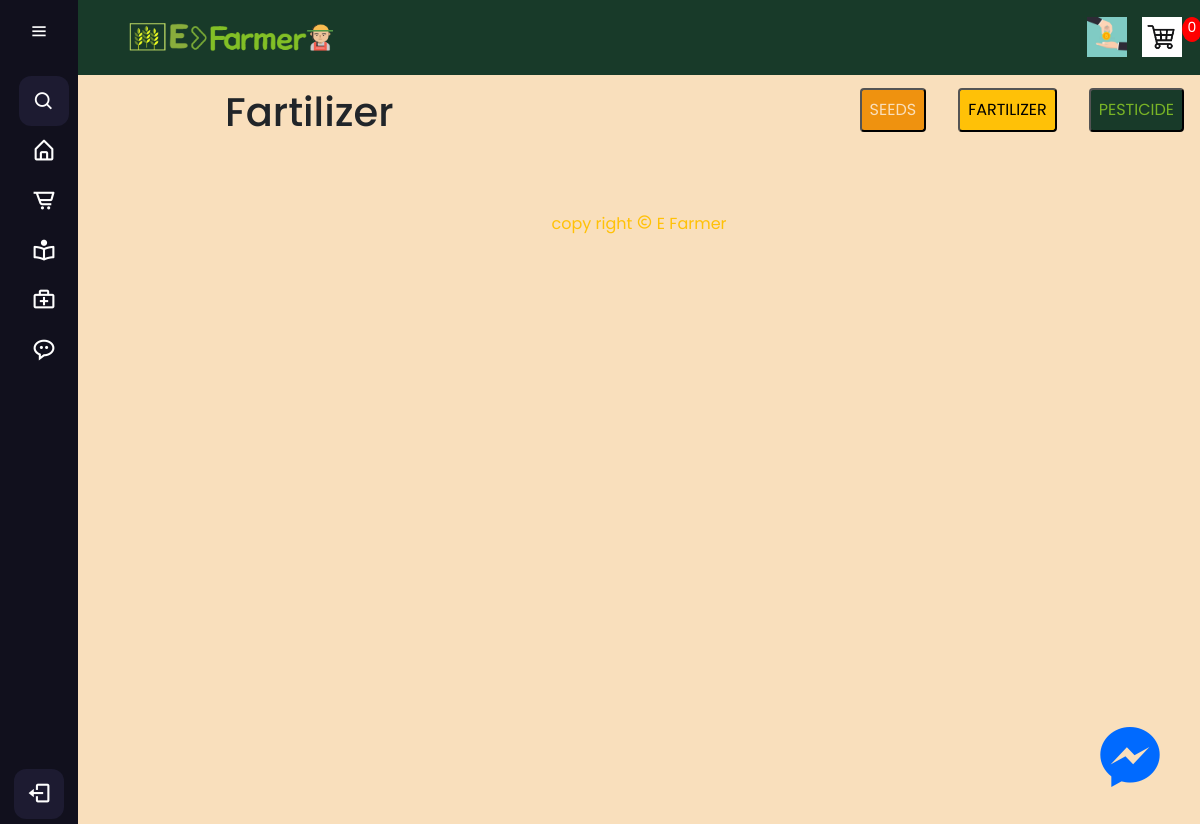
/fartilizer/, run on an earlier commit of the app's database.
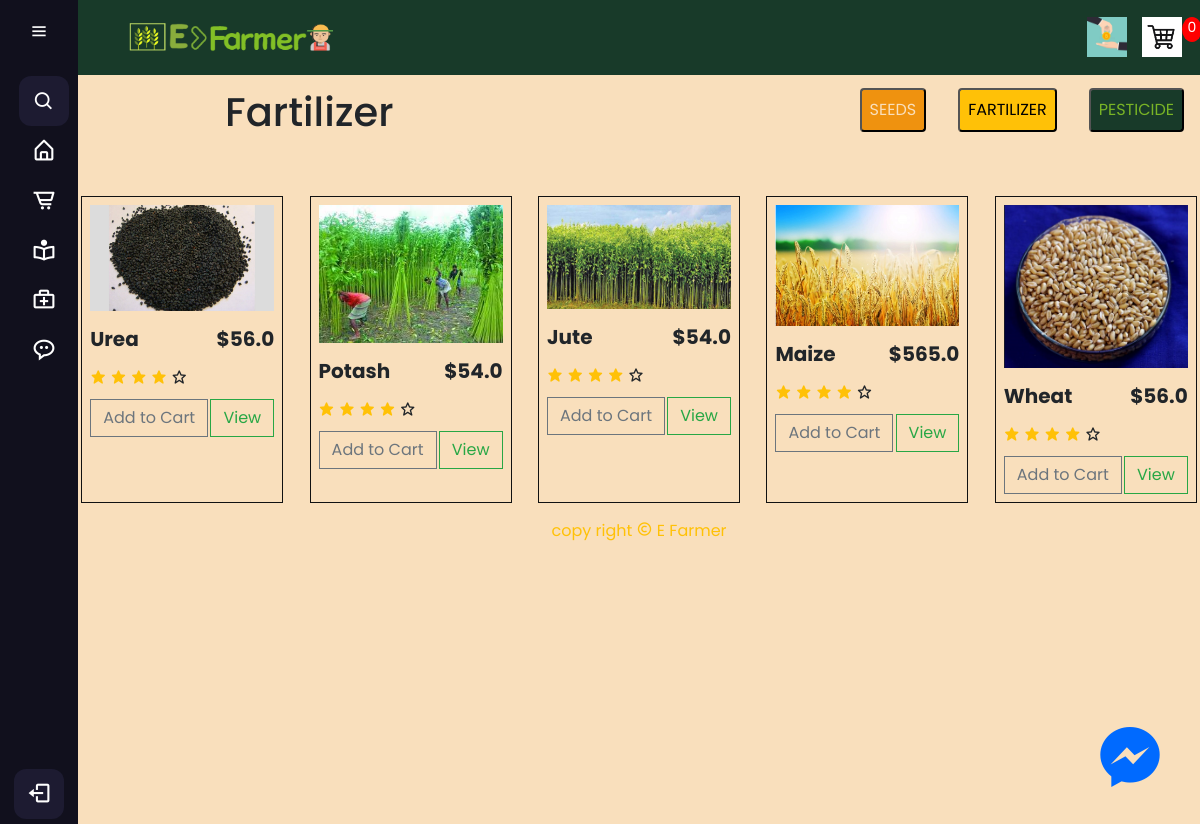
And on a later commit of the database.
### farmer/models/seedModels.py (models this page shows, shortened)
class FartilizerProduct(models.Model):
	name = models.CharField(max_length=200)
	price = models.FloatField()
	digital = models.BooleanField(default=False,null=True, blank=True)
	image = models.ImageField(null=True, blank=True)
	@property
	def imageURL(self):
		try:
			url = self.image.url
		except:
			url = ''
		return url

### farmer/views.py (the view)
# urls.py: path('fartilizer/',views.fartilizer, name = "fartilizer"),
def fartilizer(request):
	data = cartData(request)
	cartItems = data['cartItems']
	order = data['order']
	items = data['items']
	products = FartilizerProduct.objects.all()
	context = {'products':products, 'cartItems':cartItems}
	return render(request, 'farmer/store/fartilizer.html',context)

### farmer/utils.py (called while the page is built, shortened)
def cookieCart(request):
	try:
		cart = json.loads(request.COOKIES['cart'])
	except:
		cart = {}
		print('CART:', cart)
	items = []
	order = {'get_cart_total':0, 'get_cart_items':0, 'shipping':False}
	cartItems = order['get_cart_items']
	return {'cartItems':cartItems ,'order':order, 'items':items}

def cartData(request):
	if request.user.is_authenticated:
		customer = request.user.customer
		order, created = Order.objects.get_or_create(customer=customer, complete=False)
		items = order.orderitem_set.all()
		cartItems = order.get_cart_items
	else:
		cookieData = cookieCart(request)
		cartItems = cookieData['cartItems']
		order = cookieData['order']
		items = cookieData['items']
	return {'cartItems':cartItems ,'order':order, 'items':items}

### farmer/templates/farmer/store/fartilizer.html
{% extends 'farmer/main.html' %}
{% load static %}
{% block content %}
<div class="navbar p-3 bg-info d-flex justify-content-between">
	<a href="{% url 'store' %}">
		<img id="logo" src="{% static 'images/logo/logo.png' %}">
	</a>
	<div class="form-inline my-2 my-lg-0 cart_logo">
		<img  id="cart-icon" src="{% static 'images/logo/transaction.jpg' %}">
		<a href="{% url 'cart' %}">
		   <img  id="cart-icon" src="{% static 'images/logo/cart.jpg' %}">
	   </a>
	   <p id="cart-total">{{cartItems}}</p>
   </div>
</div>
<div class="mt-4 pt-5 d-flex flex-row-reverse bd-highlight">
	<a href="{% url 'pesticide' %}"><button style="background-color: #183a29 ; color: #79b426;" class = "m-3   p-2 rounded " data-product="{{product.id}}" data-action="add" class="btn btn-outline-secondary add-btn update-cart">PESTICIDE</button></a>
	<a href="{% url 'fartilizer' %}"><button  class = "m-3 bg-warning p-2 rounded " data-product="{{product.id}}" data-action="add" class="btn btn-outline-secondary add-btn update-cart">FARTILIZER</button></a>
	<a href="{% url 'store' %}"><button style="background-color: #ef920f ; color: #f9dfbc;"  class = "m-3 p-2 rounded " data-product="{{product.id}}" data-action="add" class="btn btn-outline-secondary add-btn update-cart">SEEDS  </button></a>
	<h1 style="padding-right : 450px;" class="pt-3"  >Fartilizer</h1>
</div>
<div class="items mt-5">
	{% for product in products %}
	<div class="item">
		<img class="thumbnail p-2" src="{{product.imageURL}}">
		<div class="item-details">
			<div class="p-2 d-flex justify-content-between" style = "display: flex; ">
				<h5><strong>{{product.name}}</strong></h5>
				<h5><strong>${{product.price}}</strong></h5>
			</div>
			<div class="rating pl-2">
				<i class = 'bx bxs-star text-warning'></i>
				<i class = 'bx bxs-star text-warning'></i>
				<i class = 'bx bxs-star text-warning'></i>
				<i class = 'bx bxs-star text-warning'></i>
				<i class = 'bx bx-star'></i>
			</div>
			<div class="item_info p-2 d-flex justify-content-between">
				<button data-product="{{product.id}}" data-action="add" class="btn btn-outline-secondary add-btn update-cart">Add to Cart</button>
				<a class="btn btn-outline-success " href="#">View</a>
			</div>
		</div>
	</div>
	{% endfor %}
</div>
<p class="text-center text-warning pt-3">copy right <i class='bx bx-copyright'></i> E Farmer</p>
{% endblock content %}

### farmer/templates/farmer/main.html (shortened to what this page needs)
<!DOCTYPE html>
{% load static %}
<html lang="en">
<head>
    <link href='https://unpkg.com/boxicons@2.1.1/css/boxicons.min.css' rel='stylesheet'>
	<link rel="stylesheet" href="https://stackpath.bootstrapcdn.com/bootstrap/4.4.1/css/bootstrap.min.css">
    <link rel="stylesheet" href="{% static 'css/navbar.css' %}">
    <link rel="stylesheet" href="{% static 'css/store.css' %}">
    <link rel="stylesheet" href="{% static 'css/all.min.css' %}">
    <link rel="stylesheet" href="{% static 'css/home.css' %}">
    <link rel="stylesheet" href="{% static 'css/instractions.css' %}">
    <link rel="stylesheet" href="{% static 'css/responsive.css' %}">
    <link rel="stylesheet" href="{% static 'css/jquery.convform.css' %}">
</head>
<body>
    <div class="sidebar">
        <div class="logo_content">
            <i class='bx bx-menu' id="btn"></i>
        </div>
        <ul class="nav_list">
            <li>
                <a href="#">
                    <input type="text" placeholder="Search...">
                </a>
            </li>
            <li>
                <a href="{% url 'homepage' %}">
                    <i class = 'bx bx-home-alt'></i>
                </a>
            </li>
            <li>
                <a href="{% url 'store' %}">
                    <i class = 'bx bx-cart-alt'></i>
                </a>
            </li>
            <li>
                <a href="{% url 'instractions' %}">
                    <i class='bx bx-book-reader'></i>
                </a>
            </li>
            <li>
                <a href="#">
                    <i class='bx bx-first-aid'></i>
                </a>
            </li>
            <li>
                <a href="#">
                    <i class='bx bx-message-rounded-dots'></i>
                </a>
            </li>
        </ul>
        <div class="profile_content">
            <div class="profile">
                <i class = 'bx bx-log-out' id = "logout"></i>
            </div>
        </div>
    </div>
    <div class="main">
        <div class="chat_icon">
            <i class='bx bxl-messenger'aria-hidden="true"></i>
        </div>
        {% block content %}
        {% endblock content %}
    </div>
</body>
</html>

### static/css/navbar.css (style rules this page uses)
* { margin: 0; padding: 0; box-sizing: border-box; font-family: "poppins",sans-serif; }
body { min-height: 100vh; width: 100%; }
.sidebar { position: fixed; top: 0; left: 0; height: 100%; width: 78px; background: #11101d; padding: 6px 14px; transition: all 0.4s ease; }
.sidebar #btn { position: absolute; color: #fff; left: 50%; top: 6px; font-size: 20px; height: 50px; width: 50px; text-align: center; line-height: 50px; transform: translateX(-50%); }
.sidebar ul li { position: relative; height: 50px; width: 90%; margin: 0 5px; list-style: none; line-height: 50px; }
.sidebar ul li input { position: absolute; height: 100%; width: 100%; left: 0; top: 0; border-radius: 12px; outline: none; border: none; background: #1d1b31; padding-left: 50px; font-size: 18px; color: #fff; }
.sidebar ul { margin-top: 20px; }
.sidebar ul li a { color: #fff; display: flex; align-items: center; text-decoration: none; transition: all 0.4s ease; border-radius: 12px; white-space: nowrap; }
.sidebar ul li a i { height: 50px; min-width: 50px; border-radius: 12px; line-height: 50px; text-align: center; font-size: 25px; }
.sidebar .profile_content { position: absolute; color: #fff; bottom: 0; left: 0; width: 100%; }
.sidebar .profile_content .profile { position: relative; padding: 10px 6px; height: 60px; border-radius: 12px; }
.profile #logout { position: absolute; left: 50%; bottom: 5px; transform: translateX(-50%); min-width: 50px; line-height: 50px; font-size: 25px; border-radius: 12px; text-align: center; background: #1d1b31; transition: all 0.4s ease; }
.main { position: relative; height: 100%; width: calc(100% - 78px); left: 78px; transition: all 0.4s ease; }

### static/css/store.css (style rules this page uses)
* { margin: 0; padding: 0; }
body { font-family: 'Poppins', sans-serif; background-color: #f9dfbc; }
.navbar { background-color: #183a29 !important; overflow: hidden; position: fixed; top: 0; width: 95%; }
.item { border: 1px solid #111; height: 100%; }
.items { display: grid; grid-gap: 20px; place-items: center; }
.items { grid-template-columns: repeat(5, 1fr); }
.item img { width: 200px; }
#cart-icon { width:40px; display: inline-block; margin-left: 15px; }
#logo { width: 70%; }
#cart-total { display: block; text-align: center; color:#fff; background-color: red; width: 20px; height: 25px; border-radius: 50%; font-size: 14px; }
.btn { border-radius: 0; }

### static/css/home.css (style rules this page uses)
*,*::before,*::after { box-sizing: border-box; }

### farmer/templates/farmer/main.html (style rules this page uses)
.chat_icon { position: fixed; bottom: 0; right: 30px; padding: 0; font-size: 80px; color: #006AFF; cursor: pointer; }

What changed in the data, as far as the page shows it:
added FartilizerProduct: imageURL (picture), name "Urea", price "56.0"
added FartilizerProduct: imageURL (picture), name "Potash", price "54.0"
added FartilizerProduct: imageURL (picture), name "Jute", price "54.0"
added FartilizerProduct: imageURL (picture), name "Maize", price "565.0"
added FartilizerProduct: imageURL (picture), name "Wheat", price "56.0"
